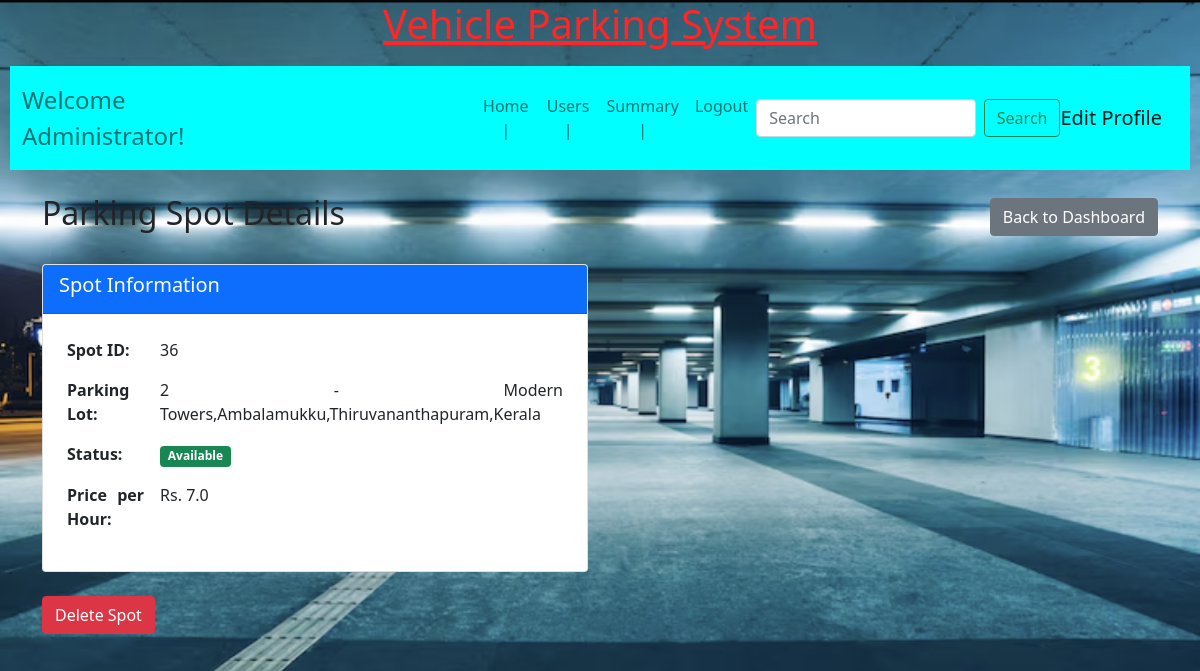
The page /view_spot_details/2/36/admin@parking.com on the database as committed earlier.
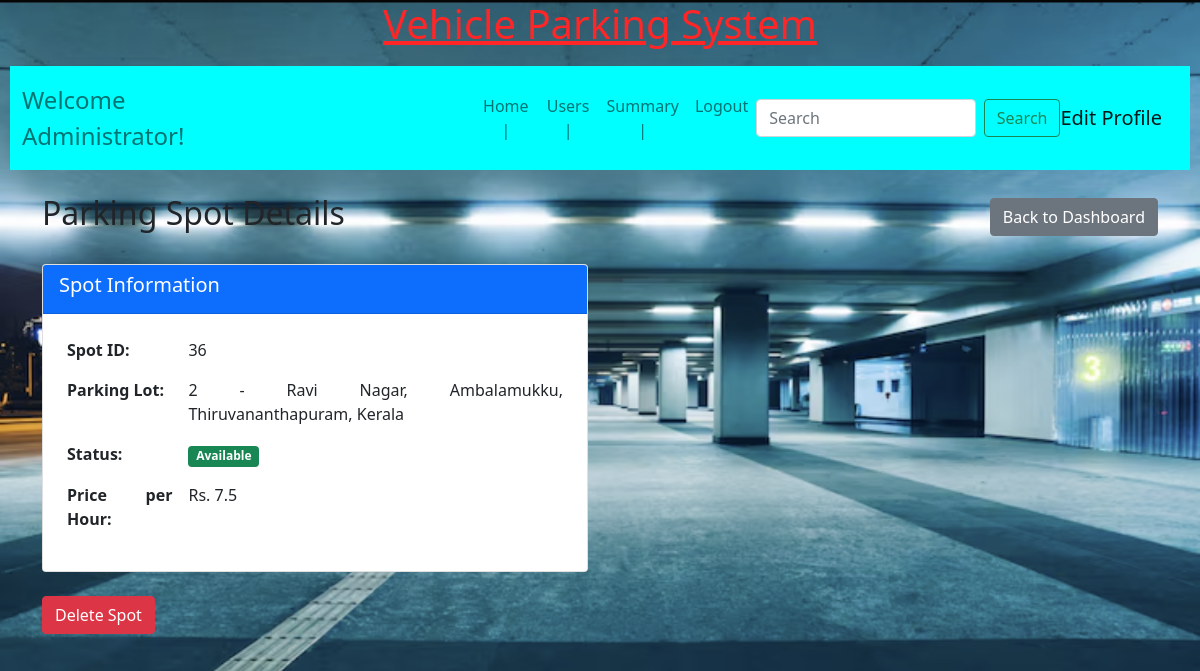
The same page on the database as committed later.
### backend/models.py (models this page shows)
class Parking_Spot(db.Model): #db.Model is a predefined class which is inherited from SQLAlchemy. our class(here, Parking_Spot behaves like a data table) =>inheritance
    __tablename__="parking_spot"
    id=db.Column(db.Integer,primary_key=True)
    lot_id=db.Column(db.Integer,db.ForeignKey("parking_lot.id"),nullable=False)
    status=db.Column(db.String,default="A")
    reserve_parking_spot=db.relationship("Reserve_parking_spot",cascade="all,delete",backref="parking_spot",lazy=True)

class Parking_lot(db.Model):
    __tablename__="parking_lot"
    id=db.Column(db.Integer,primary_key=True)
    address=db.Column(db.String,nullable=False)
    price=db.Column(db.Float,nullable=False)
    pin_code=db.Column(db.Integer,nullable=False)
    maximum_number_of_spots=db.Column(db.Integer,nullable=False,default=0)
    parking_spot=db.relationship("Parking_Spot",cascade="all,delete",backref="parking_lot",lazy=True)

### backend/controllers.py (the view, shortened to what this page needs)
@app.route("/view_spot_details/<lid>/<sid>/<name>")
def view_spot_details(lid, sid, name):
    spot = get_spot(sid)
    lot = get_lot(lid)
    if not spot or not lot:
        return redirect(url_for("admindashboardfn", name=name, msg="Spot or lot not found"))
    vehicle_details = None
    booking_details = None
    return render_template("spot_details.html",
                         spot=spot,
                         lot=lot,
                         vehicle_details=vehicle_details,
                         name=name)

### backend/controllers.py (called while the page is built)
def get_lot(id):
    lot=Parking_lot.query.filter_by(id=id).first()
    return lot

def get_spot(id):
    spot=Parking_Spot.query.filter_by(id=id).first()
    return spot

### templates/spot_details.html (shortened to what this page needs)
{%extends "adminlayout.html"%}
{%block content%}
<div class="container mt-4">
    <div class="row">
        <div class="col-12">
            <div class="d-flex justify-content-between align-items-center mb-4">
                <h2> Parking Spot Details</h2>
                <a href="/admin/{{name}}" class="btn btn-secondary">
                     Back to Dashboard
                </a>
            </div>
        </div>
    </div>
    <div class="row mb-4">
        <div class="col-md-6">
            <div class="card">
                <div class="card-header bg-primary text-white">
                    <h5> Spot Information</h5>
                </div>
                <div class="card-body">
                    <table class="table table-borderless">
                        <tr>
                            <th>Spot ID:</th>
                            <td>{{spot.id}}</td>
                        </tr>
                        <tr>
                            <th>Parking Lot:</th>
                            <td>{{lot.id}} - {{lot.address}}</td>
                        </tr>
                        <tr>
                            <th>Status:</th>
                            <td>
                                {% if spot.status == "A" %}
                                    <span class="badge bg-success">Available</span>
                                {% elif spot.status == "O" %}
                                    <span class="badge bg-danger">Occupied</span>
                                {% else %}
                                    <span class="badge bg-secondary">{{spot.status}}</span>
                                {% endif %}
                            </td>
                        </tr>
                        <tr>
                            <th>Price per Hour:</th>
                            <td>Rs. {{lot.price}}</td>
                        </tr>
                    </table>
                </div>
            </div>
        </div>
    </div>
                    <div class="btn-group" role="group">
                        {% if spot.status == "A" %}
                        <a href="/delete_spot/{{lot.id}}/{{spot.id}}/{{name}}"
                           class="btn btn-danger"
                            <i class="fas fa-trash"></i> Delete Spot
                        </a>
                        {% endif %}
                    </div>
</div>
{% endblock %}

### templates/adminlayout.html (shortened to what this page needs)
<!DOCTYPE html>
<html>
    <head>
        <link rel="stylesheet" href="/static/styles/styles.css">
        <link href="https://cdn.jsdelivr.net/npm/bootstrap@5.0.2/dist/css/bootstrap.min.css" rel="stylesheet">
    </head>
    <body>
        <div class="my_container">
            <div class="center">
                <h1><u>Vehicle Parking System</u></h1>
            </div>
            <div class="my_panel">
                <nav class="navbar navbar-expand-lg navbar-light" style="background-color: aqua;">
                <div class="container-fluid">
                    <span class="navbar-text">Welcome Administrator!</span>
                    <div class="collapse navbar-collapse" id="navbarText">
                    <ul class="navbar-nav me-auto mb-2 mb-lg-0">
                        <li class="nav-item">
                        <a class="nav-link" aria-current="page" href="/admin/{{name if name else 'admin@parking.com'}}">Home |</a>
                        </li>
                        <li class="nav-item">
                        <a class="nav-link" href="/registered_users">Users |</a>
                        </li>
                        <li class="nav-item">
                        <li class="nav-item">
                        <a class="nav-link" href="/summary_admin">Summary |</a>
                        </li>
                        <li class="nav-item">
                        <a class="nav-link" href="/login">Logout</a>
                        </li>
                    </ul>
                    <form class="d-flex" method="POST" action="/search/{{name}}">
                        <input class="form-control me-2" type="search" placeholder="Search" aria-label="Search" id="search" name="search">
                        <button class="btn btn-outline-success" type="submit">Search</button>
                    </form>
                        <a class="navbar-brand" href="/edit_profile_admin/{{name}}">Edit Profile</a>
                    </div>
                </div>
                </nav>
                {% block content%}{%endblock%}
            </div>
        </div>
    </body>
</html>

### static/styles/styles.css (style rules this page uses)
* { margin: 0px; }
html { background-image: url(/static/images/bkg1.png); background-size: cover; }
.my_container { text-align: justify; background-image: url(/static/images/bkg1.png); background-size: cover; }
.my_panel { margin: auto; padding: 10px; }
.center { text-align: center; margin: auto; color: rgb(254, 38, 38); }
.navbar-text { font-size: x-large; color: rgb(4, 245, 68); }
.navbar-nav { text-align: center; margin-left: 200px; }

Rows that differ between the two databases and show on the page:
changed Parking_lot id 2: address "Modern Towers,Ambalamukku,Thiruvananthapuram,Kerala" → "Ravi Nagar, Ambalamukku, Thiruvananthapuram, Kerala"; price "7.0" → "7.5"
